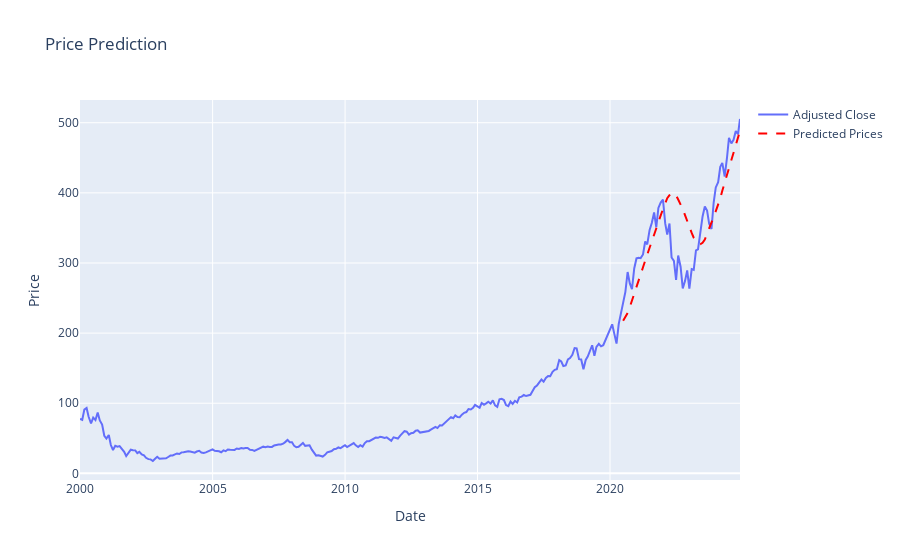

This figure's notebook cell:
### Code cell
# Make predictions
predictions = model.predict(X_test)
predicted_prices = scaler.inverse_transform(predictions)

# Add predictions to visualization
fig.add_trace(go.Scatter(x=time_series_df.index[-len(predicted_prices):],
                         y=predicted_prices.flatten(),
                         mode='lines', name='Predicted Prices',
                         line=dict(color='red', dash='dash')))
fig.update_layout(title="Price Prediction",
                  xaxis_title="Date", yaxis_title="Price")
fig.show()

### Figure 1 — Plotly figure (JSON) as saved in the notebook; plotly's stock layout.template omitted (floating-point values rounded to 4 significant figures; data arrays with more than 128 entries replaced by an {"elided": "..."} marker saying what was removed)
{"data": [{"mode": "lines", "name": "Adjusted Close", "type": "scatter", "x": {"elided": "300 str values"}, "y": {"elided": "300 float values"}}, {"line": {"color": "red", "dash": "dash"}, "mode": "lines", "name": "Predicted Prices", "type": "scatter", "x": ["2020-06-30T00:00:00", "2020-07-31T00:00:00", "2020-08-31T00:00:00", "2020-09-30T00:00:00", "2020-10-30T00:00:00", "2020-11-30T00:00:00", "2020-12-31T00:00:00", "2021-01-29T00:00:00", "2021-02-26T00:00:00", "2021-03-31T00:00:00", "2021-04-30T00:00:00", "2021-05-28T00:00:00", "2021-06-30T00:00:00", "2021-07-30T00:00:00", "2021-08-31T00:00:00", "2021-09-30T00:00:00", "2021-10-29T00:00:00", "2021-11-30T00:00:00", "2021-12-31T00:00:00", "2022-01-31T00:00:00", "2022-02-28T00:00:00", "2022-03-31T00:00:00", "2022-04-29T00:00:00", "2022-05-31T00:00:00", "2022-06-30T00:00:00", "2022-07-29T00:00:00", "2022-08-31T00:00:00", "2022-09-30T00:00:00", "2022-10-31T00:00:00", "2022-11-30T00:00:00", "2022-12-30T00:00:00", "2023-01-31T00:00:00", "2023-02-28T00:00:00", "2023-03-31T00:00:00", "2023-04-28T00:00:00", "2023-05-31T00:00:00", "2023-06-30T00:00:00", "2023-07-31T00:00:00", "2023-08-31T00:00:00", "2023-09-29T00:00:00", "2023-10-31T00:00:00", "2023-11-30T00:00:00", "2023-12-29T00:00:00", "2024-01-31T00:00:00", "2024-02-29T00:00:00", "2024-03-28T00:00:00", "2024-04-30T00:00:00", "2024-05-31T00:00:00", "2024-06-28T00:00:00", "2024-07-31T00:00:00", "2024-08-30T00:00:00", "2024-09-30T00:00:00", "2024-10-31T00:00:00", "2024-11-27T00:00:00"], "y": [217.6, 222.4, 228.8, 237.2, 246.1, 254.7, 263.9, 273.8, 284.0, 293.9, 303.3, 312.8, 321.8, 330.9, 340.3, 350.1, 359.0, 367.9, 376.8, 385.5, 392.4, 396.7, 399.6, 399.3, 396.4, 390.5, 384.1, 377.0, 368.3, 359.2, 351.1, 342.8, 336.0, 330.6, 327.7, 326.8, 328.7, 333.4, 340.8, 349.4, 357.8, 365.2, 373.2, 382.3, 392.1, 403.0, 414.5, 425.1, 435.6, 447.0, 458.0, 468.6, 479.0, 488.4]}], "layout": {"autosize": true, "title": {"text": "Price Prediction"}, "xaxis": {"autorange": true, "range": ["1999-12-31", "2024-11-27"], "title": {"text": "Date"}, "type": "date"}, "yaxis": {"autorange": true, "range": [-9.454, 532.4], "title": {"text": "Price"}, "type": "linear"}}}
